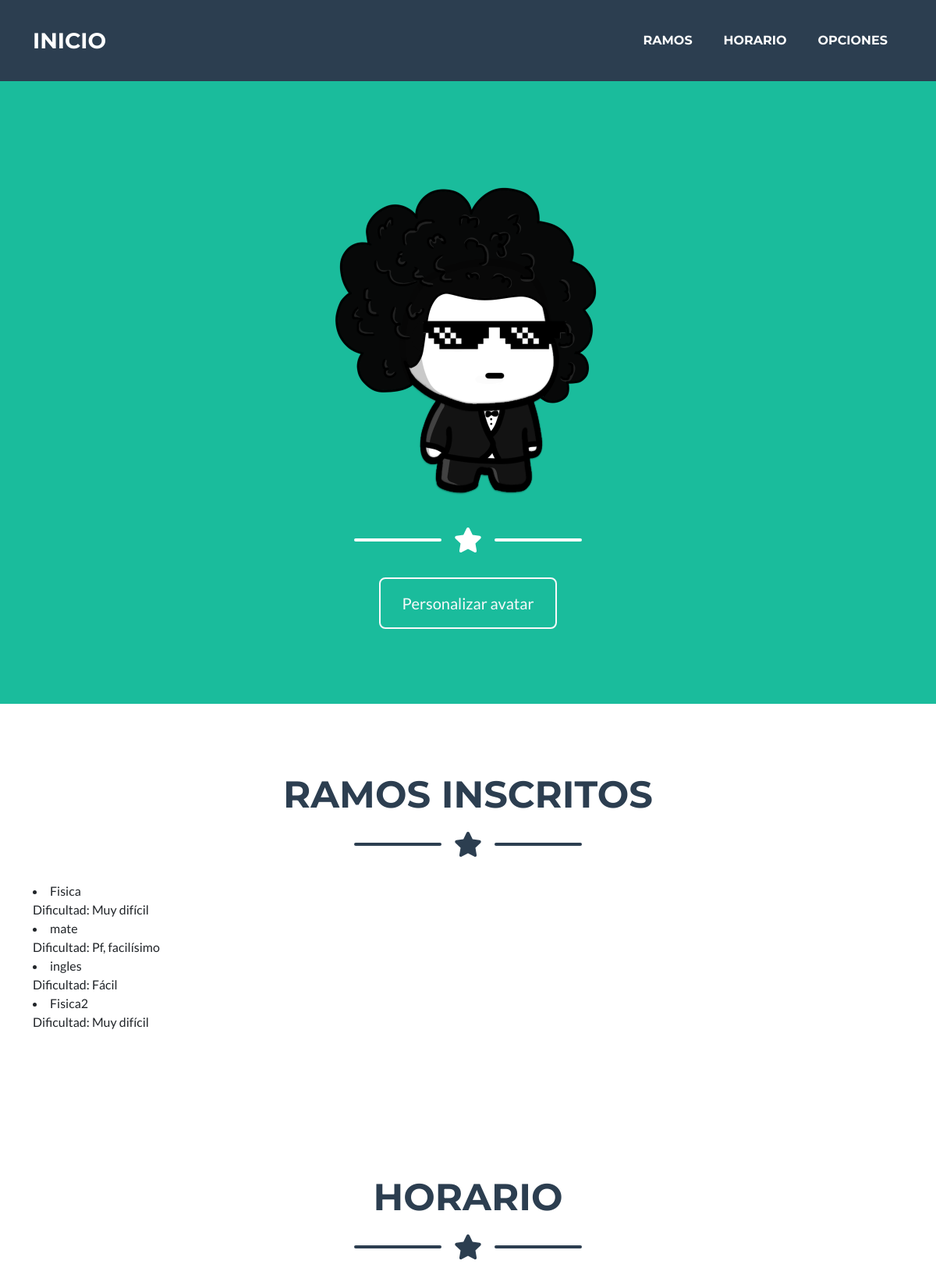
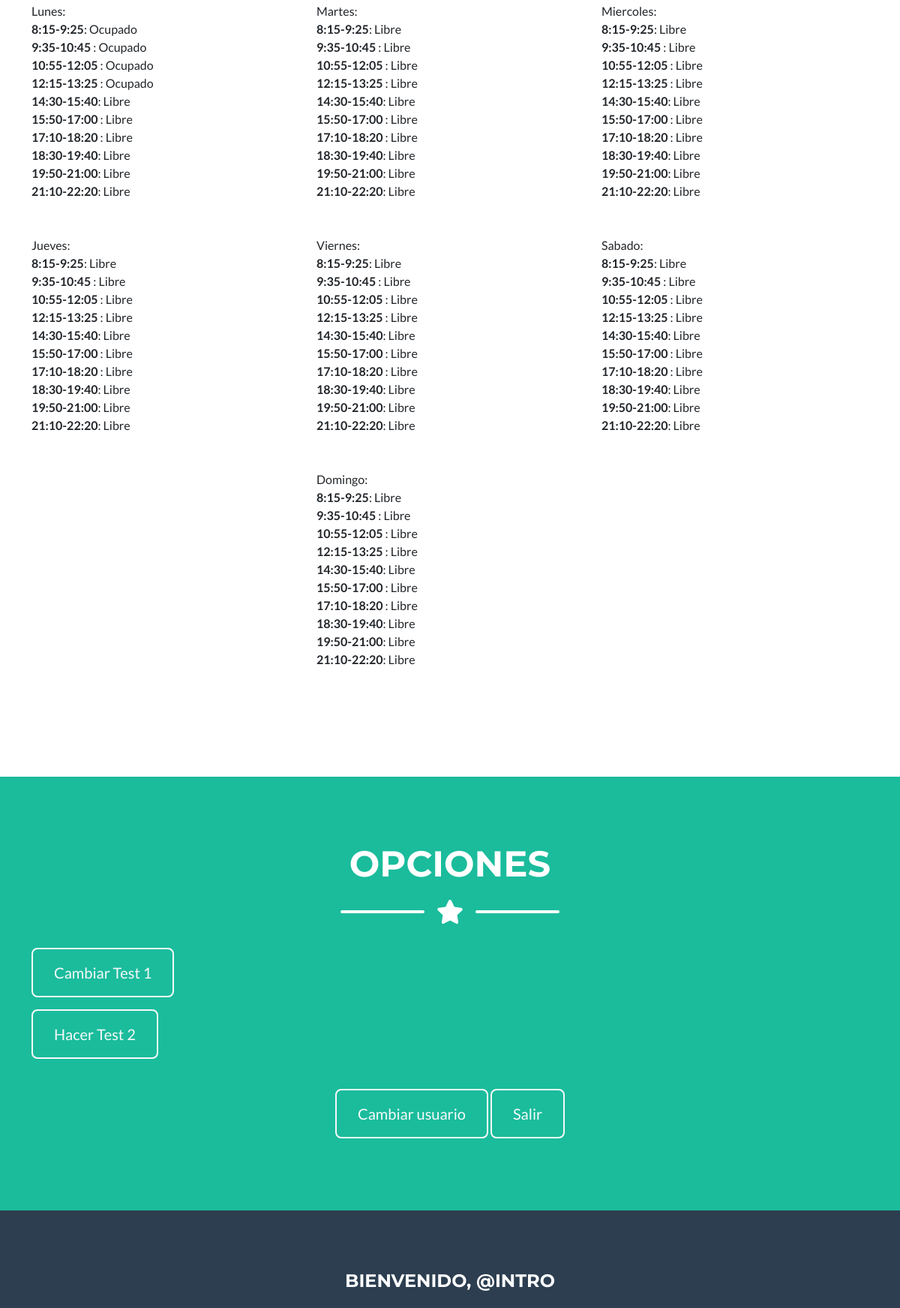
The app's page /home/ (signed in, upper part) with its own data (2 pictures, top to bottom).
### Avatar/models.py (models this page shows, shortened)
class Vestuario(models.Model):
    name = models.CharField(max_length=15)
    imagen = models.ImageField(upload_to="vestuario")

### Test/models.py (models this page shows, shortened)
class Ramo(models.Model):
    DIFF=[
      ('Pf, facilísimo', 'Pf, facilísimo'),
      ('Fácil', 'Fácil'),
      ('Medio', 'Medio'),
      ('Difícil', 'Difícil'),
      ('Muy difícil', 'Muy difícil')
    ]
    user=models.ForeignKey(User, on_delete=models.CASCADE, related_name='Ramos', null=True)
    ramo = models.CharField(max_length=40)
    dificultad = models.CharField(max_length=40,choices=DIFF,null=True)

class Horario(models.Model):
    DISP=[
    ('Ocupado', 'Ocuapado'),
    ('Libre','Libre'),
    ('Estudiar','Estudiar')
    ]
    user=models.ForeignKey(User, on_delete=models.CASCADE, related_name='horario', null=True)
    day = models.CharField(max_length=20)
    b1 = models.CharField(max_length=20, choices=DISP, default='Libre',verbose_name = '8:15-9:25')
    b2 = models.CharField(max_length=20, choices=DISP, default='Libre',verbose_name = '9:35-10:45')
    b3 = models.CharField(max_length=20, choices=DISP, default='Libre',verbose_name = '10:55-12:05')
    b4 = models.CharField(max_length=20, choices=DISP, default='Libre',verbose_name = '12:15-13:25')
    b5 = models.CharField(max_length=20, choices=DISP, default='Libre',verbose_name = '14:30-15:40')
    b6 = models.CharField(max_length=20, choices=DISP, default='Libre',verbose_name = '15:50-17:00')
    b7 = models.CharField(max_length=20, choices=DISP, default='Libre',verbose_name = '17:10-18:20')
    b8 = models.CharField(max_length=20, choices=DISP, default='Libre',verbose_name = '18:30-19:40')
    b9 = models.CharField(max_length=20, choices=DISP, default='Libre',verbose_name = '19:50-21:00')
    b10 = models.CharField(max_length=20, choices=DISP, default='Libre',verbose_name = '21:10-22:20')

### perfiles/views.py (the view)
# urls.py: 2. Add a URL to urlpatterns:  path('', views.home, name='home')
def home(request):
   ac = conacc[contador.objects.get(name='acceso').valor]
   ca = concar[contador.objects.get(name='careta').valor]
   ve = conver[contador.objects.get(name='vesto').valor]
   accesorios = Accesorios.objects.get(id=ac)
   caras = Caras.objects.get(id=ca)
   vestuario = Vestuario.objects.get(id=ve)
   user = request.user
   ramos = Ramo.objects.all().filter(user=user).order_by('id')
   horario = Horario.objects.all().filter(user=user)
   context = {'user':user,'ramos':ramos,'horario':horario,'accesorios':accesorios, 'caras':caras, 'vestuario':vestuario}
   return render(request, 'perfiles/home.html',context)

### perfiles/templates/perfiles/home.html (shortened to what this page needs)
{% extends 'perfiles/base.html' %}
{% load static %}
{% block content %}
<nav class="navbar navbar-expand-lg bg-secondary text-uppercase fixed-top" id="mainNav">
    <div class="container">
        <a class="navbar-brand" href="#page-top">Inicio</a>
        <div class="collapse navbar-collapse" id="navbarResponsive">
            <ul class="navbar-nav ms-auto">
                <li class="nav-item mx-0 mx-lg-1"><a class="nav-link py-3 px-0 px-lg-3 rounded" href="#portfolio">Ramos</a></li>
                <li class="nav-item mx-0 mx-lg-1"><a class="nav-link py-3 px-0 px-lg-3 rounded" href="#horario">Horario</a></li>
                <li class="nav-item mx-0 mx-lg-1"><a class="nav-link py-3 px-0 px-lg-3 rounded" href="#opciones">Opciones</a></li>
            </ul>
        </div>
    </div>
</nav>
<header class="masthead bg-primary text-white text-center">
    <div class="container d-flex align-items-center flex-column">
        <img src="{{vestuario.imagen.url}}" class="masthead-avatar mb-5"/>
        <br><br><br><br><br><br><br><br><br><br><br><br><br><br><br><br><br>
        <div class="divider-custom divider-light">
            <div class="divider-custom-icon"></div>
        </div>
        <a class="btn btn-xl btn-outline-light" href="{% url 'avatar' %}">Personalizar avatar</a>
    </div>
</header>
<section class="page-section portfolio" id="portfolio">
    <div class="container">
        <h2 class="page-section-heading text-center text-uppercase text-secondary mb-0">Ramos inscritos</h2>
        <div class="divider-custom">
            <div class="divider-custom-line"></div>
            <div class="divider-custom-icon"><i class="fas fa-star"></i></div>
            <div class="divider-custom-line"></div>
        </div>
        <div class="row justify-content-center">
            {% for ramo in ramos%}
            <li>
                {{ramo.ramo}}  <br>
                Dificultad: {{ramo.dificultad}}
            </li>
            {% endfor %}
        </div>
    </div>
</section>
<section class="page-section portfolio" id="horario">
    <div class="container">
        <h2 class="page-section-heading text-center text-uppercase text-secondary mb-0">Horario</h2>
        <div class="divider-custom">
            <div class="divider-custom-line"></div>
            <div class="divider-custom-icon"><i class="fas fa-star"></i></div>
            <div class="divider-custom-line"></div>
        </div>
        <div class="row justify-content-center">
            {% for dia in horario%}
                <div class="col-md-6 col-lg-4 mb-5">
                    {{dia.day}}: <br>
                    <strong>8:15-9:25</strong>: {{dia.b1}} <br>
                    <strong>9:35-10:45</strong> : {{dia.b2}} <br>
                    <strong> 10:55-12:05 </strong>: {{dia.b3}} <br>
                    <strong>12:15-13:25</strong> : {{dia.b4}} <br>
                    <strong> 14:30-15:40</strong>: {{dia.b5}} <br>
                    <strong>15:50-17:00</strong> : {{dia.b6}} <br>
                    <strong>17:10-18:20</strong> : {{dia.b7}} <br>
                    <strong> 18:30-19:40</strong>: {{dia.b8}} <br>
                    <strong> 19:50-21:00</strong>: {{dia.b9}} <br>
                    <strong> 21:10-22:20</strong>: {{dia.b10}} <br>
                </div>
            {% endfor%}
        </div>
    </div>
</section>
<section class="page-section bg-primary text-white mb-0" id="opciones">
    <div class="container">
        <h2 class="page-section-heading text-center text-uppercase text-white">Opciones</h2>
        <div class="divider-custom divider-light">
            <div class="divider-custom-line"></div>
            <div class="divider-custom-icon"><i class="fas fa-star"></i></div>
            <div class="divider-custom-line"></div>
        </div>
        <div class="row">
            <div ><p class="lead"> <a class="btn btn-xl btn-outline-light" href="{% url 'updatet1' %}"> Cambiar Test 1</a></p></div>
            <div ><p class="lead"> <a class="btn btn-xl btn-outline-light" href="{% url 'Test2' %}"> Hacer Test 2</a></p></div>
        </div>
        <div class="text-center mt-4">
            <a class="btn btn-xl btn-outline-light" href="{% url 'login' %}">Cambiar usuario</a>
            <a class="btn btn-xl btn-outline-light" href="{% url 'logout' %}">Salir</a>
        </div>
    </div>
</section>
<footer class="footer text-center">
    <div class="container">
        <div class="row">
            <div class="col-lg-4 mb-5 mb-lg-0">
            </div>
            <div class="col-lg-4 mb-5 mb-lg-0">
                <h4 class="text-uppercase mb-4">Bienvenido,    @{{user}}</h4>
            </div>
            <div class="col-lg-4">
            </div>
        </div>
    </div>
</footer>
{% endblock %}

### records on screen
Vestuario: imagen (picture)
Ramo: ramo "Fisica", dificultad "Muy difícil"
Ramo: ramo "mate", dificultad "Pf, facilísimo"
Ramo: ramo "ingles", dificultad "Fácil"
Ramo: ramo "Fisica2", dificultad "Muy difícil"
Horario: day "Lunes", b1 "Ocupado", b2 "Ocupado", b3 "Ocupado", b4 "Ocupado", b5 "Libre", b6 "Libre", b7 "Libre", b8 "Libre", b9 "Libre", b10 "Libre"
Horario: day "Martes", b1 "Libre", b2 "Libre", b3 "Libre", b4 "Libre", b5 "Libre", b6 "Libre", b7 "Libre", b8 "Libre", b9 "Libre", b10 "Libre"
Horario: day "Miercoles", b1 "Libre", b2 "Libre", b3 "Libre", b4 "Libre", b5 "Libre", b6 "Libre", b7 "Libre", b8 "Libre", b9 "Libre", b10 "Libre"
Horario: day "Jueves", b1 "Libre", b2 "Libre", b3 "Libre", b4 "Libre", b5 "Libre", b6 "Libre", b7 "Libre", b8 "Libre", b9 "Libre", b10 "Libre"
Horario: day "Viernes", b1 "Libre", b2 "Libre", b3 "Libre", b4 "Libre", b5 "Libre", b6 "Libre", b7 "Libre", b8 "Libre", b9 "Libre", b10 "Libre"
Horario: day "Sabado", b1 "Libre", b2 "Libre", b3 "Libre", b4 "Libre", b5 "Libre", b6 "Libre", b7 "Libre", b8 "Libre", b9 "Libre", b10 "Libre"
Horario: day "Domingo", b1 "Libre", b2 "Libre", b3 "Libre", b4 "Libre", b5 "Libre", b6 "Libre", b7 "Libre", b8 "Libre", b9 "Libre", b10 "Libre"

### other values on screen
{{ user }} "INTRO"
